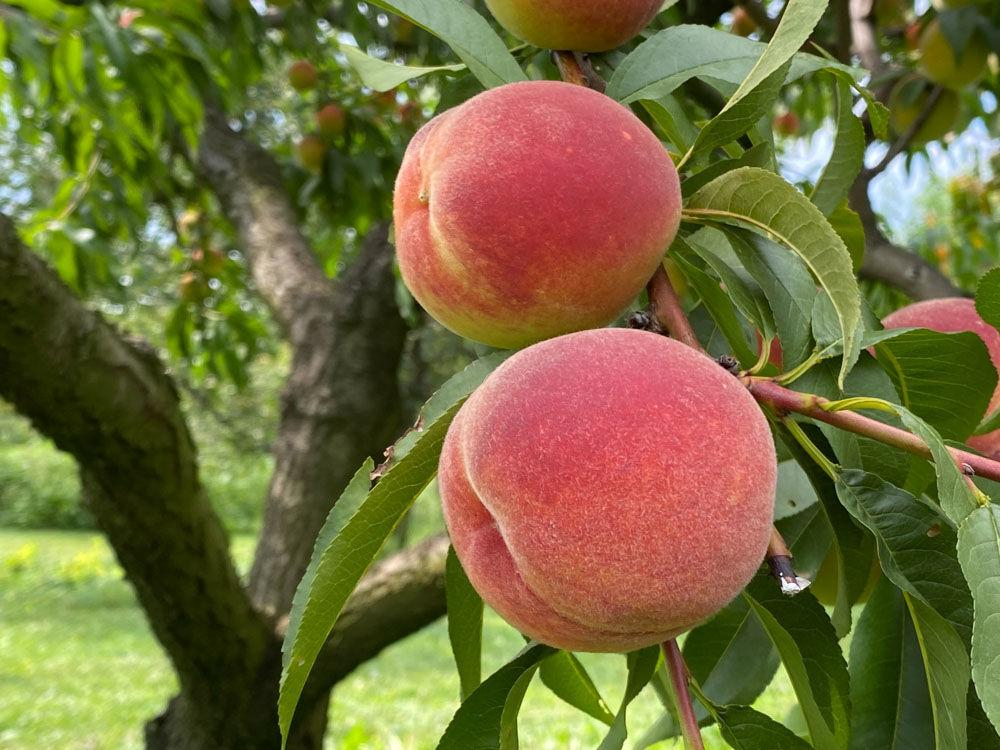
%> input picture tugas-3/task1/test_images/Img1.jpg, 1000 x 750 px
$ octave --eval "result = laplace_edge_detection(rgb2gray(imread('test_images/Img1.jpg')));"   (GNU Octave 9; MATLAB toolbox functions it lacks are replaced by stand-ins)
%> lines starting %> are read from the running program, lines starting %| are printed output that depends on the picture; in (x1, y1, x2, y2) boxes, pixels count from 0 and x2, y2 are one past the last pixel; in counts of white or black regions, pixels touching at a corner belong together; the program's own positions count from 1
function edge_img = laplace_edge_detection(img, threshold_factor)
% LAPLACE_EDGE_DETECTION - Deteksi tepi menggunakan operator Laplace
%
% Syntax: edge_img = laplace_edge_detection(img, threshold_factor)
%
% Input:
%   img              - Citra input (grayscale, double)
%   threshold_factor - Faktor threshold (default: 0.1)
%
% Output:
%   edge_img - Citra biner hasil deteksi tepi
%
% Deskripsi:
%   Operator Laplace adalah turunan kedua yang mendeteksi perubahan
%   intensitas dengan mencari zero-crossing. Kernel yang digunakan:
%   [ 0 -1  0]
%   [-1  4 -1]
%   [ 0 -1  0]

    if nargin < 2
        threshold_factor = 0.1;
    end

    % Kernel Laplace (4-connected)
    laplace_kernel = [0 -1  0;
                     -1  4 -1;
                      0 -1  0];

    % Alternatif: 8-connected Laplace kernel
    % laplace_kernel = [-1 -1 -1;
    %                   -1  8 -1;
    %                   -1 -1 -1];

    laplace_response = conv2(img, laplace_kernel, 'same');
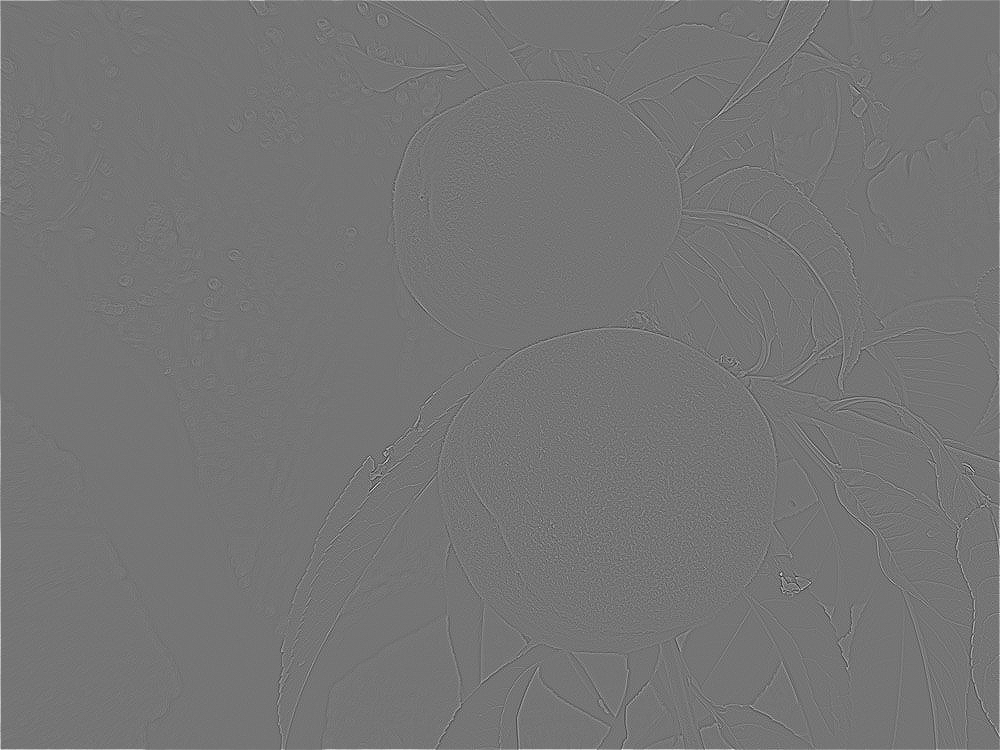
%> laplace_response: size 750x1000 double; min -328, max 385, mean 0.5; drawn with min black and max white
    threshold = threshold_factor * max(abs(laplace_response(:)));
%> threshold = 38.5
    edge_img = abs(laplace_response) > threshold;
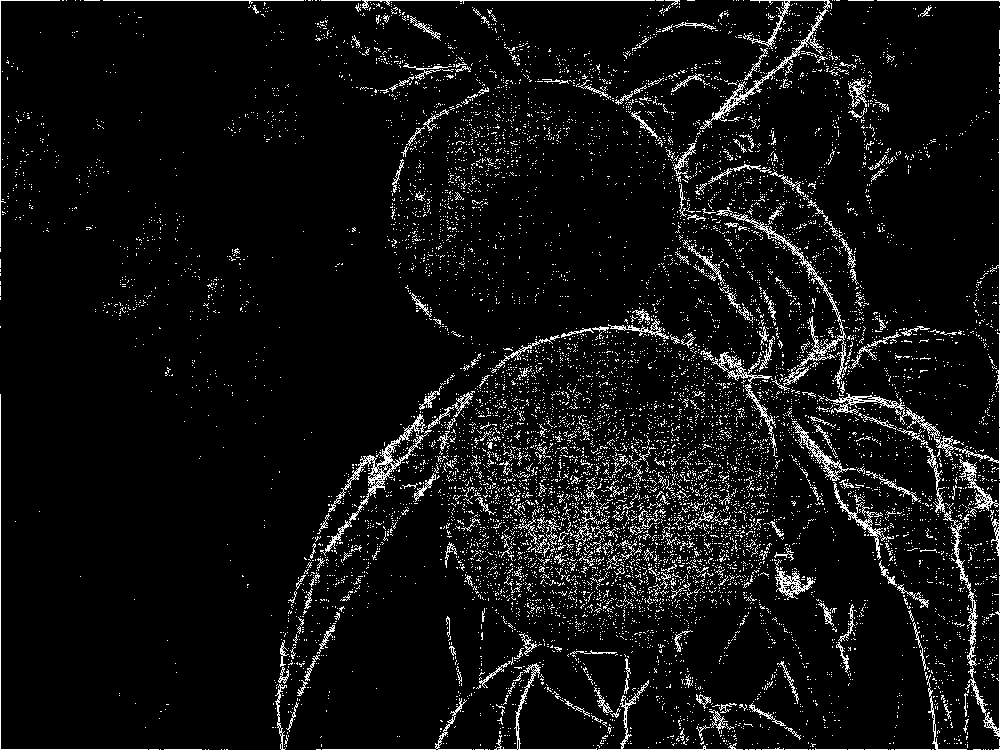
%> edge_img: size 750x1000 logical; 6.5% white in thin lines or dots
    edge_img = bwareaopen(edge_img, 10);
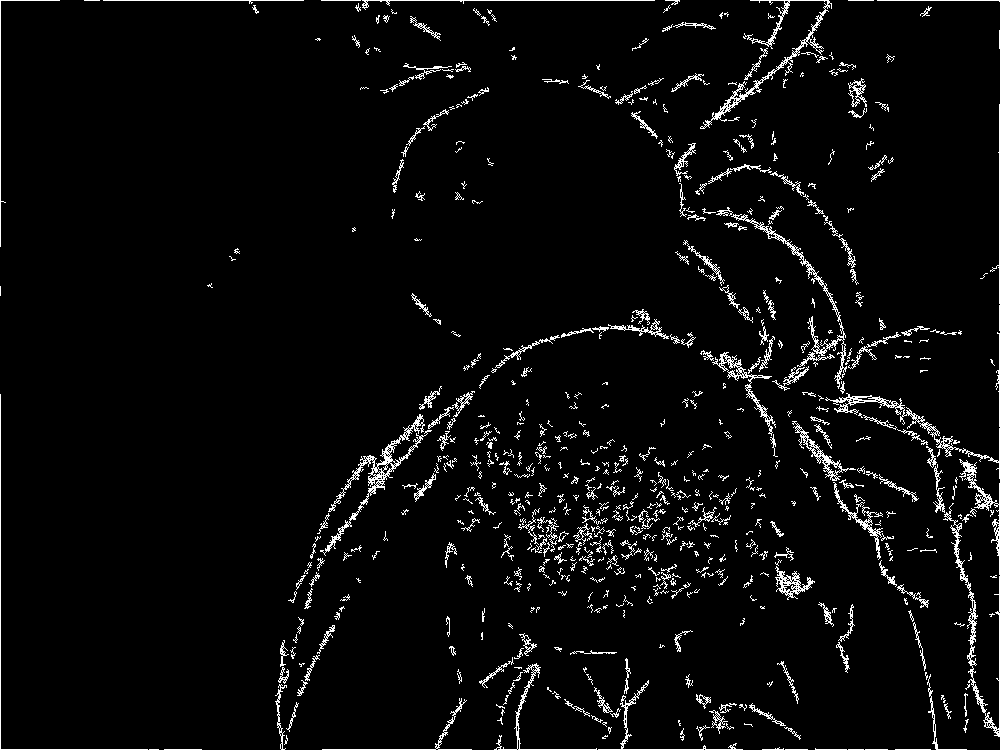
%> edge_img: size 750x1000 logical; 4.1% white in thin lines or dots
    edge_img = imclose(edge_img, strel('disk', 1));
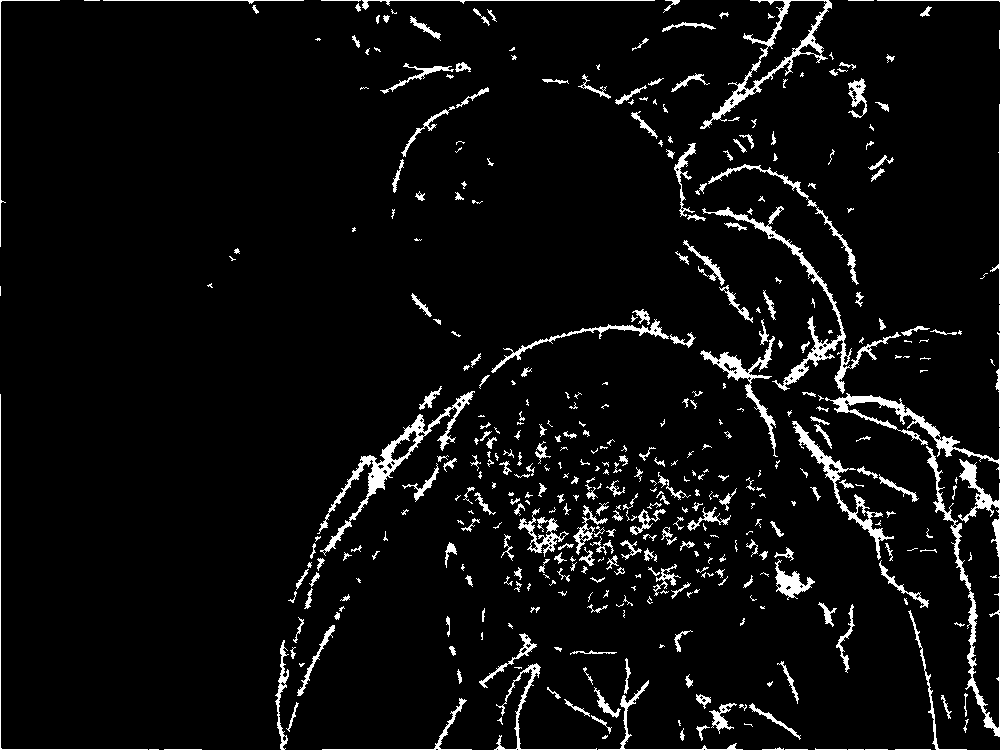
%> edge_img: size 750x1000 logical; 5.3% white; 434 white regions (170 under 20 px), largest, box (x1, y1, x2, y2) and area: (317, 391, 475, 556) 2473, (702, 206, 901, 394) 2429, (700, 0, 832, 129) 1846

end

$ run again, on tugas-3/task1/test_images/Img10.jpg
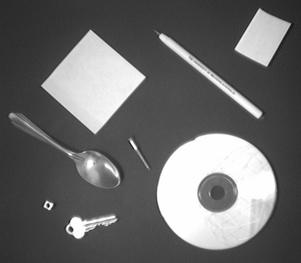
%> input picture tugas-3/task1/test_images/Img10.jpg, 301 x 263 px
%> in laplace_edge_detection, `laplace_response = conv2(img, laplace_kernel, 'same');`:
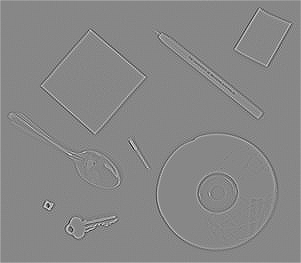
%> laplace_response: size 263x301 double; min -306, max 271, mean 0.8; drawn with min black and max white
%> threshold = 30.6
%> in laplace_edge_detection, `edge_img = imclose(edge_img, strel('disk', 1));`:
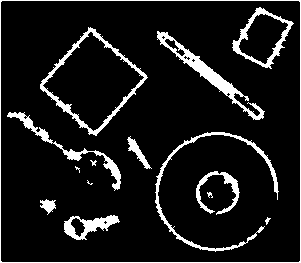
%> edge_img: size 263x301 logical; 9.9% white; 15 white regions (2 under 20 px), largest, box (x1, y1, x2, y2) and area: (157, 31, 265, 120) 1244, (40, 27, 148, 136) 1188, (0, 0, 301, 263) 1128

$ run again, on tugas-3/task1/test_images/Img12.jpg
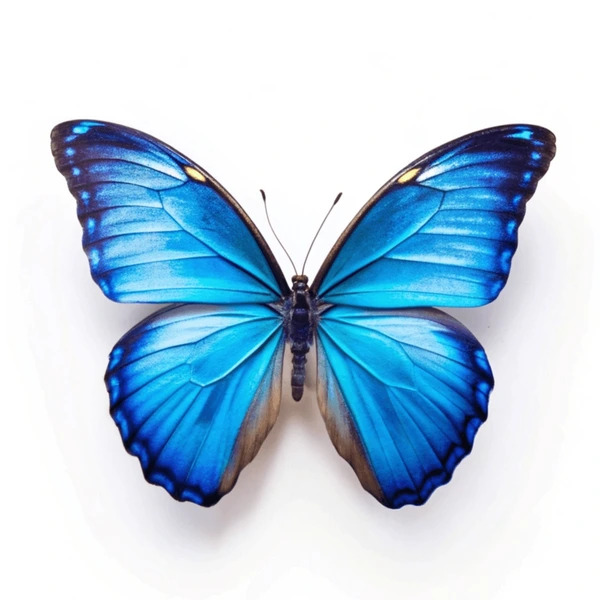
%> input picture tugas-3/task1/test_images/Img12.jpg, 600 x 600 px
%> in laplace_edge_detection, `laplace_response = conv2(img, laplace_kernel, 'same');`:
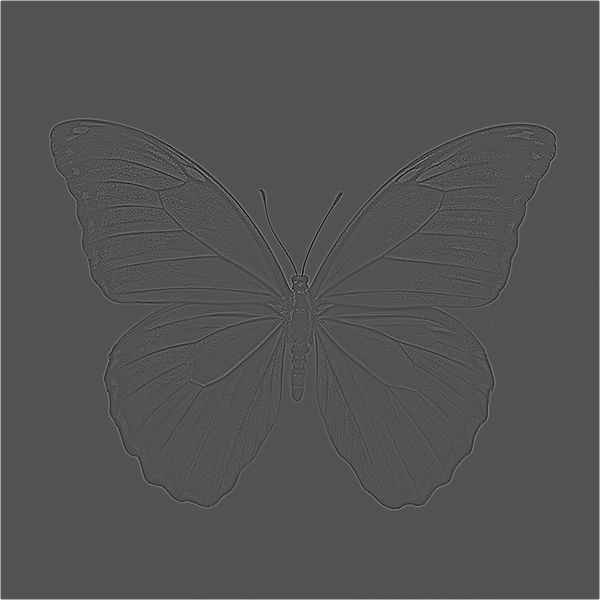
%> laplace_response: size 600x600 double; min -246, max 510, mean 1.7; drawn with min black and max white
%> threshold = 51
%> in laplace_edge_detection, `edge_img = imclose(edge_img, strel('disk', 1));`:
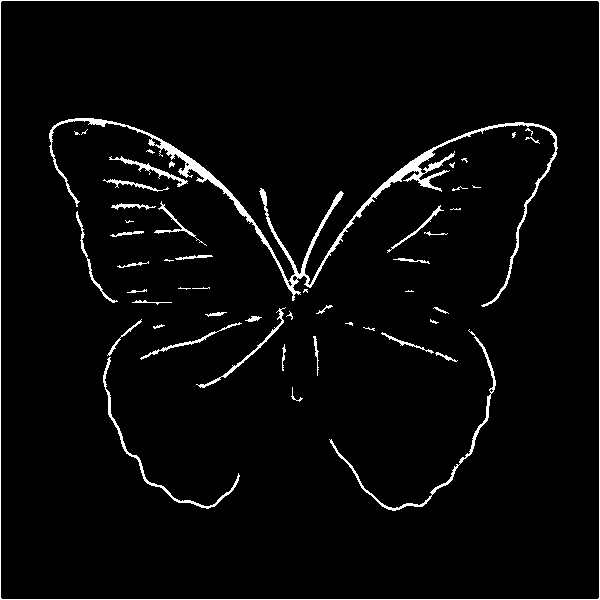
%> edge_img: size 600x600 logical; 3.4% white in thin lines or dots
